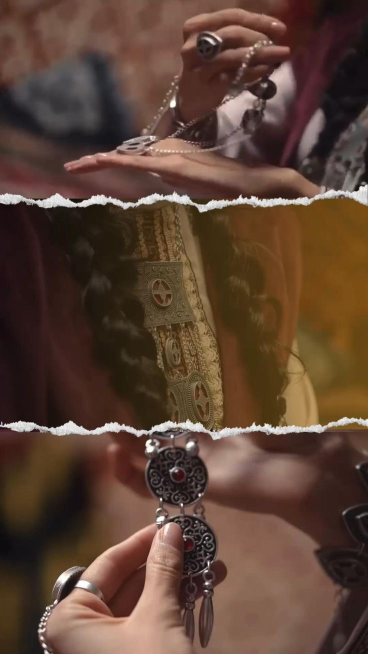
#> input picture photo1.jpg, 736 x 1308 px, found by its file name (shown at 1/2 size)
$ python make_video.py
#> lines starting #> are read from the running program, lines starting #| are printed output that depends on the picture
from PIL import Image, ImageDraw, ImageFont, ImageFilter, ImageEnhance
import numpy as np
import os, math, textwrap

BASE = "/home/user/shaqyru"
OUT  = "/home/user/shaqyru/video_invite.mp4"
W, H  = 1080, 1920
FPS   = 25

# ── Palette ──
GOLD        = (201, 160, 96)
GOLD_DIM    = (160, 120, 60)
WHITE       = (255, 255, 255)
CREAM       = (247, 240, 228)
DARK        = (28,  8,  16)
WINE        = (110, 28, 48)
WINE_LIGHT  = (160, 60, 80)
TRANSP_DARK = (20, 6, 12, 180)

# ── Fonts ──
F1 = f"{BASE}/font1.ttf"   # Ceremonious One  – roman serif
F2 = f"{BASE}/font2.ttf"   # PF Champion Script Pro – script

def font(path, size): return ImageFont.truetype(path, size)

# ── Helpers ──
def load_photo(name):
#> called with name = 'photo1.jpg'
    img = Image.open(f"{BASE}/{name}").convert("RGB")
#> img is the input picture: PIL image 736x1308 RGB; mean R, G, B 92.8, 67.3, 53
    r = img.width / img.height
#> r = 0.563
    t = W / H
    if r > t:
        nw = int(img.height * t); x = (img.width - nw)//2
#> after `nw = int(img.height * t)`: nw = 735
#> after `x = (img.width - nw) // 2`: x = 0
        img = img.crop((x, 0, x+nw, img.height))
#> img: PIL image 735x1308 RGB
    else:
        nh = int(img.width / t); y = (img.height - nh)//2
        img = img.crop((0, y, img.width, y+nh))
    return img.resize((W, H), Image.LANCZOS)

def darken(img, a=0.50):
#> called with a = 0.38
    ov = Image.new("RGB", img.size, DARK)
    return Image.blend(img, ov, a)
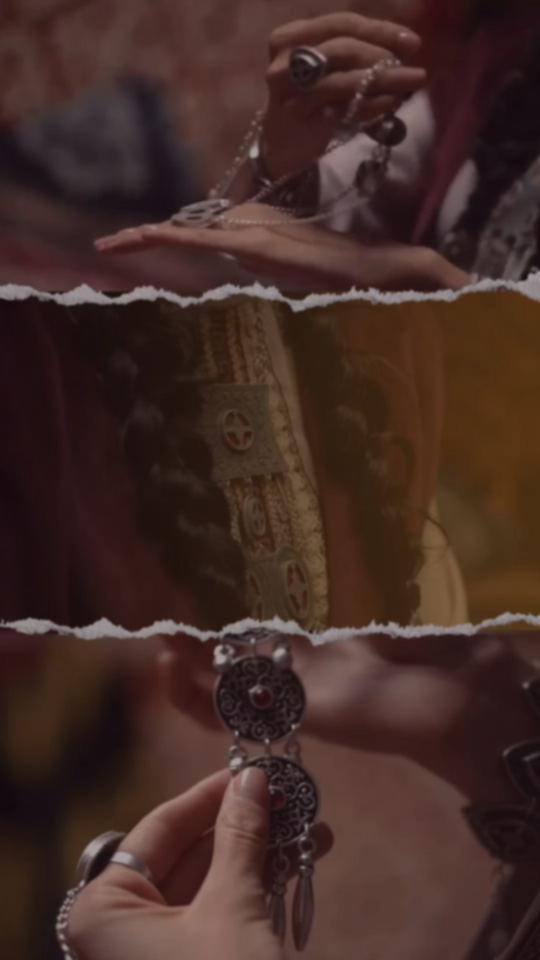
#> returned value: PIL image 1080x1920 RGB (shown at 1/2 size); mean R, G, B 67.7, 44.3, 38.5

def blur_bg(img, r=3):
    return img.filter(ImageFilter.GaussianBlur(r))

def cx(draw, text, fnt, y, color, stroke=None, sw=0):
    bb = draw.textbbox((0,0), text, font=fnt)
    tw = bb[2]-bb[0]
    x  = (W - tw)//2
    if stroke:
        draw.text((x,y), text, font=fnt, fill=stroke,
                  stroke_width=sw, stroke_fill=stroke)
    draw.text((x,y), text, font=fnt, fill=color)
    return bb[3]-bb[1]          # returns text height

def gold_line(draw, y, width=320, alpha_ends=True):
    x0 = (W - width)//2; x1 = x0 + width
    for i in range(width):
        t = i/width
        a = math.sin(t*math.pi) if alpha_ends else 1.0
        r,g,b = GOLD
        draw.point((x0+i, y), fill=(r,g,b,int(a*220)))

def ornament_line(img, y, width=320):
    draw = ImageDraw.Draw(img, "RGBA")
    gold_line(draw, y, width)
    # gem in center
    fgem = font(F1, 32)
    bb = draw.textbbox((0,0), "❖", font=fgem)
    gx = (W - (bb[2]-bb[0]))//2
    draw.text((gx, y-16), "❖", font=fgem, fill=GOLD)

def wrap_text(draw, text, fnt, max_w):
    words = text.split()
    lines, line = [], ""
    for w in words:
        test = (line+" "+w).strip()
        bb = draw.textbbox((0,0), test, font=fnt)
        if bb[2]-bb[0] <= max_w:
            line = test
        else:
            if line: lines.append(line)
            line = w
    if line: lines.append(line)
    return lines

def draw_lines(draw, lines, fnt, start_y, color, gap=12):
    y = start_y
    for l in lines:
        bb = draw.textbbox((0,0), l, font=fnt)
        x  = (W - (bb[2]-bb[0]))//2
        draw.text((x, y), l, font=fnt, fill=color)
        y += (bb[3]-bb[1]) + gap
    return y

# ── Fade helpers ──
def fade(frames_a, frames_b, n_frames=18):
    out = []
    a = np.array(frames_a[-1], dtype=np.float32)
    b = np.array(frames_b[0],  dtype=np.float32)
    for i in range(n_frames):
        t = i/(n_frames-1)
        # smoothstep
        t = t*t*(3-2*t)
        blended = ((1-t)*a + t*b).astype(np.uint8)
        out.append(Image.fromarray(blended))
    return out

def hold(frame_img, seconds):
    n = int(seconds * FPS)
    return [frame_img]*n

# ══════════════════════════════════════════
#  SCENE BUILDERS
# ══════════════════════════════════════════

def scene_hero():
    bg  = darken(blur_bg(load_photo("photo1.jpg"), 2), 0.38)
    img = bg.copy().convert("RGBA")
#> img: PIL image 1080x1920 RGBA
    draw= ImageDraw.Draw(img, "RGBA")

    f_kyz   = font(F1, 34)
    f_name  = font(F2, 220)
    f_sub   = font(F1, 52)
    f_date  = font(F1, 56)
    f_rule  = font(F1, 28)

    # top label
    cx(draw, "Қ Ы З   Ұ З А Т У   ·   2 0 2 6", f_kyz, 210,
       (255,220,200,220))

    # divider line
    gold_line(draw, 290, 280)

    # Name
    bb = draw.textbbox((0,0), "Алина", font=f_name)
#> bb = (0, 45, 713, 208)
    nx = (W-(bb[2]-bb[0]))//2
#> nx = 183
    draw.text((nx+4, 314), "Алина", font=f_name,
              fill=(0,0,0,60))                         # shadow
    draw.text((nx,   310), "Алина", font=f_name,
              fill=(255,255,255,250))

    # subtitle
    cx(draw, "Ұ з а т у   т о й ы", f_sub, 560,
       (255,255,255,210))

    # vertical gold line
    draw.rectangle([(W//2-1, 640), (W//2+1, 710)],
                   fill=(201,160,96,180))

    # date
    cx(draw, "0 1   ·   0 8   ·   2 0 2 6", f_date, 730,
       (255,255,255,240))

    return img.convert("RGB")


def scene_invite():
    bg   = darken(blur_bg(load_photo("photo2.jpg"), 4), 0.42)
#> call 2 of load_photo, with name = 'photo2.jpg'
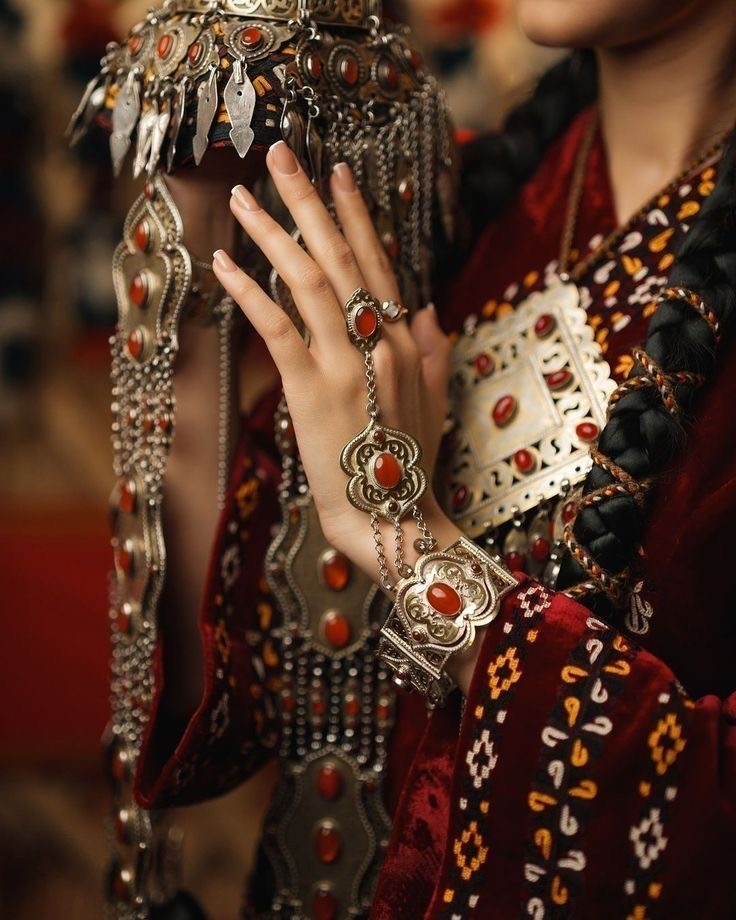
#> input picture photo2.jpg, 736 x 920 px, found by its file name
#> in load_photo, img is the input picture: PIL image 736x920 RGB; mean R, G, B 82.2, 53.1, 38.4
    img  = bg.copy().convert("RGBA")
#> img: PIL image 1080x1920 RGBA
    draw = ImageDraw.Draw(img, "RGBA")

    # card
    cx0, cy0, cx1, cy1 = 60, 260, W-60, H-260
    card = Image.new("RGBA", (cx1-cx0, cy1-cy0), (247,240,228,235))
    img.paste(card, (cx0,cy0), card)

    draw = ImageDraw.Draw(img, "RGBA")
    f_body  = font(F1, 46)
    f_eyeb  = font(F1, 30)
    f_hosts = font(F2, 80)
    f_orn   = font(F1, 36)

    y = cy0 + 60

    # ornament
    gold_line(draw, y+16, 260)
    cx(draw, "❀", f_orn, y-4, GOLD)
    y += 70

    # invite text (wrapped)
    lines1 = wrap_text(draw,
        "Құрметті қонақтар! Сіздерді аяулы",
        f_body, cx1-cx0-120)
#> lines1 = ['Құрметті қонақтар! Сіздерді', 'аяулы']
    lines2 = wrap_text(draw,
        "қызымыз Алинаның ұзатылу тойына",
        f_body, cx1-cx0-120)
#> lines2 = ['қызымыз Алинаның ұзатылу', 'тойына']
    lines3 = wrap_text(draw,
        "арналған салтанатты ақ дастарханымыздың",
        f_body, cx1-cx0-120)
#> lines3 = ['арналған салтанатты ақ', 'дастарханымыздың']
    lines4 = wrap_text(draw,
        "қадірлі қонағы болуға шақырамыз!",
        f_body, cx1-cx0-120)
#> lines4 = ['қадірлі қонағы болуға', 'шақырамыз!']
    all_lines = lines1+lines2+lines3+lines4
#> all_lines = ['Құрметті қонақтар! Сіздерді', 'аяулы', 'қызымыз Алинаның ұзатылу', 'тойына', 'арналған салтанатты ақ', 'дастарханымыздың', 'қадірлі қонағы болуға', 'шақырамыз!']

    y = draw_lines(draw, all_lines, f_body, y, (*WINE,240), gap=18)
#> the loop in draw_lines, `for l in lines:` made 8 passes
#> (l, bb, x, y) on passes 1 to 8: ('Құрметті қонақтар! Сіздерді', (0, 8, 696, 53), 192, 453), ('аяулы', (0, 17, 149, 53), 465, 507), ('қызымыз Алинаның ұзатылу', (0, 9, 695, 53), 192, 569), ('тойына', (0, 7, 179, 43), 450, 623), ('арналған салтанатты ақ', (0, 17, 602, 53), 239, 677), ('дастарханымыздың', (0, 17, 486, 53), 297, 731), ('қадірлі қонағы болуға', (0, 7, 547, 53), 266, 795), ('шақырамыз!', (0, 9, 306, 53), 387, 857)
#> after the loop in draw_lines, `for l in lines:`: y = 857
#> y = 857
    y += 40
#> y = 897

    # gold hr
    draw.rectangle([(W//2-140,y),(W//2+140,y+1)], fill=(*GOLD,200))
    y += 40
#> y = 937

    # hosts
    cx(draw, "Той иелері", f_eyeb, y, (*GOLD_DIM,220))
    y += 44
#> y = 981
    cx(draw, "Маржан · Гульнара · Алихан", f_hosts, y, (*WINE,240))

    return img.convert("RGB")


def scene_date():
    bg   = darken(blur_bg(load_photo("photo4.jpg"), 3), 0.40)
#> call 3 of load_photo, with name = 'photo4.jpg'
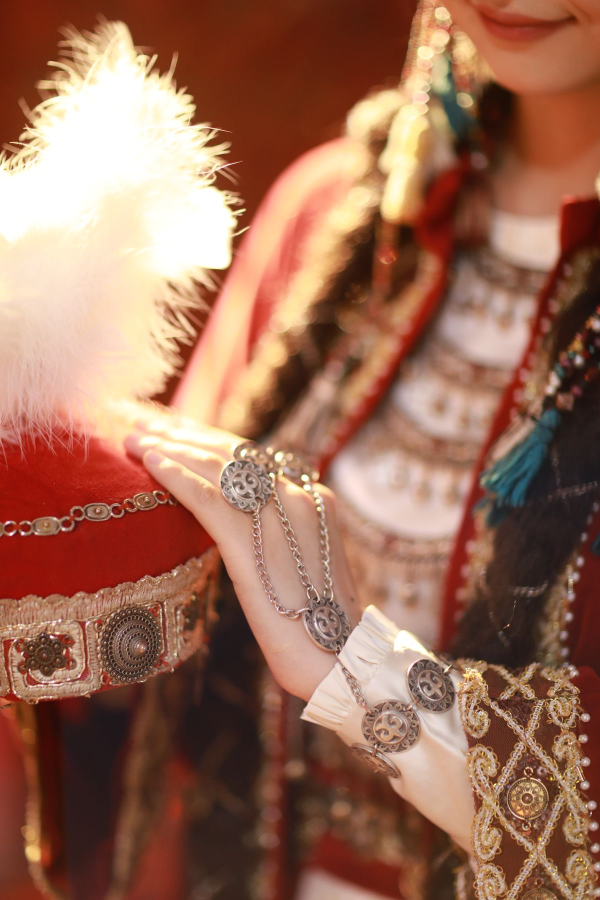
#> input picture photo4.jpg, 1200 x 1800 px, found by its file name (shown at 1/2 size)
#> in load_photo, img is the input picture: PIL image 1200x1800 RGB; mean R, G, B 155.5, 108.1, 87.2
    img  = bg.copy().convert("RGBA")
#> img: PIL image 1080x1920 RGBA
    draw = ImageDraw.Draw(img, "RGBA")

    card = Image.new("RGBA", (W-120, 580), (247,240,228,238))
#> card: PIL image 960x580 RGBA
    img.paste(card, (60, (H-580)//2), card)
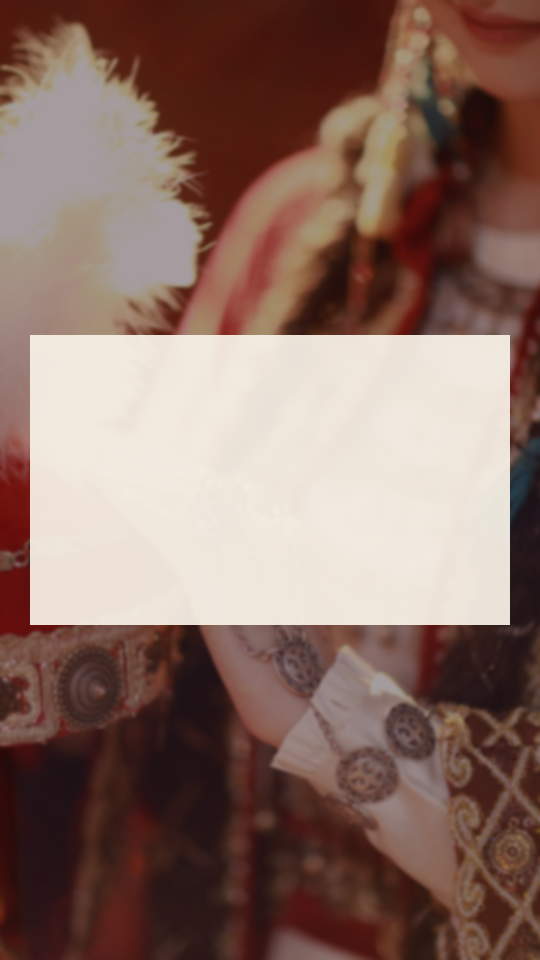
#> img: PIL image 1080x1920 RGBA (shown at 1/2 size); mean R, G, B, A 137.4, 110, 100, 250.7; transparent parts drawn white

    draw = ImageDraw.Draw(img, "RGBA")
    f_num  = font(F2, 130)
    f_lbl  = font(F1, 32)
    f_orn  = font(F1, 34)

    cy = (H-580)//2
    y  = cy + 50
    gold_line(draw, y+14, 240)
    cx(draw, "✦", f_orn, y, GOLD)
    y += 80

    cells = [("01","Күні"),("08","Тамыз"),("2026","Жыл"),("19:00","Уақыт")]
    cell_w = (W-120)//4
    for i,(num,lbl) in enumerate(cells):
        bx = 60 + i*cell_w + cell_w//2
        # number
        bb = draw.textbbox((0,0), num, font=f_num)
        nx = bx - (bb[2]-bb[0])//2
        draw.text((nx, y), num, font=f_num, fill=(*WINE,240))
        # label
        bb2= draw.textbbox((0,0), lbl, font=f_lbl)
        lx = bx - (bb2[2]-bb2[0])//2
        draw.text((lx, y+(bb[3]-bb[1])+8), lbl, font=f_lbl,
                  fill=(*GOLD_DIM,220))
        # vertical separator
        if i < 3:
            sep_x = 60+(i+1)*cell_w
            draw.rectangle([(sep_x-1,y+10),(sep_x+1,y+170)],
                           fill=(*GOLD,120))
#> this loop made 4 passes
#> (bb, nx, bb2, lx) on passes 1 to 4: ((0, 24, 165, 123), 98, (0, 6, 71, 37), 145), ((0, 24, 165, 123), 338, (-1, 7, 106, 30), 367), ((0, 24, 331, 123), 495, (0, 7, 80, 30), 620), ((0, 24, 375, 123), 713, (0, 7, 102, 35), 849)
    return img.convert("RGB")


def scene_venue():
    bg   = darken(blur_bg(load_photo("photo5.jpg"), 3), 0.42)
#> call 4 of load_photo, with name = 'photo5.jpg'
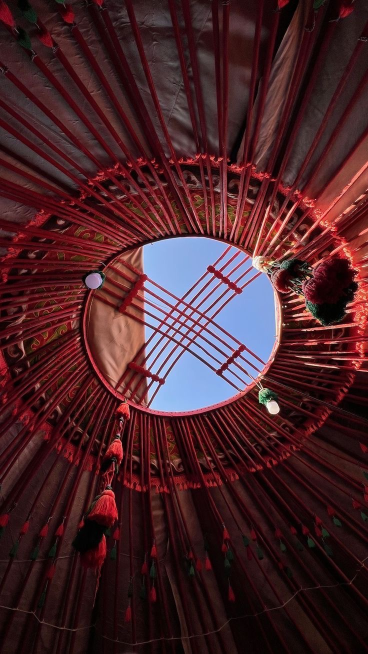
#> input picture photo5.jpg, 736 x 1308 px, found by its file name (shown at 1/2 size)
#> in load_photo, img is the input picture: PIL image 736x1308 RGB; mean R, G, B 72.1, 36, 41.1
    img  = bg.copy().convert("RGBA")
#> img: PIL image 1080x1920 RGBA
    draw = ImageDraw.Draw(img, "RGBA")

    card = Image.new("RGBA", (W-120, 620), (247,240,228,238))
#> card: PIL image 960x620 RGBA
    img.paste(card, (60, (H-620)//2), card)

    draw = ImageDraw.Draw(img, "RGBA")
    f_city  = font(F1, 36)
    f_name  = font(F2, 140)
    f_addr  = font(F1, 38)
    f_orn   = font(F1, 34)

    cy = (H-620)//2
    y  = cy + 55
    gold_line(draw, y+14, 240)
    cx(draw, "✦", f_orn, y, GOLD)
    y += 80

    cx(draw, "Орал қаласы", f_city, y, (*GOLD_DIM,220))
    y += 56
    cx(draw, "Амалия", f_name, y, (*WINE,245))
    y += 148
    cx(draw, "Базарбай Жуманиязов к-сі, 5/1", f_addr, y, (*DARK,210))

    return img.convert("RGB")


def scene_calendar():
    bg   = darken(blur_bg(load_photo("photo1.jpg"), 4), 0.45)
    img  = bg.copy().convert("RGBA")
    draw = ImageDraw.Draw(img, "RGBA")

    card = Image.new("RGBA", (W-100, 800), (247,240,228,238))
#> card: PIL image 980x800 RGBA
    img.paste(card, (50, (H-800)//2), card)
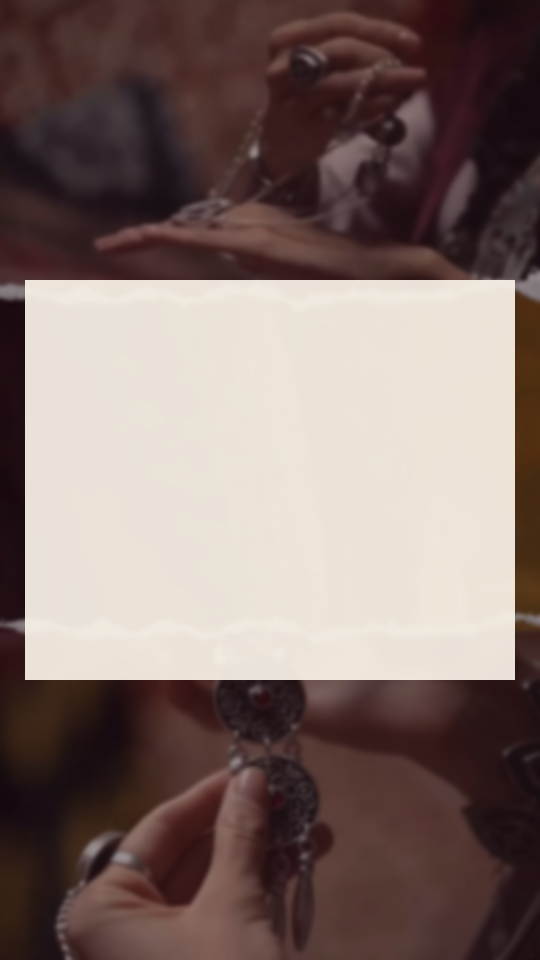
#> img: PIL image 1080x1920 RGBA (shown at 1/2 size); mean R, G, B, A 128.9, 111.3, 105.9, 249; transparent parts drawn white

    draw = ImageDraw.Draw(img, "RGBA")
    f_month = font(F1, 50)
    f_day   = font(F1, 44)
    f_hdr   = font(F1, 34)
    f_orn   = font(F1, 34)

    cy = (H-800)//2
    y  = cy + 50
    gold_line(draw, y+14, 240)
    cx(draw, "❀", f_orn, y, GOLD)
    y += 75
    cx(draw, "Тамыз 2026", f_month, y, (*WINE,240))
    y += 72

    # calendar grid
    days_hdr = ["Дс","Сс","Ср","Бс","Жм","Сб","Жс"]
    grid = [
        [0,0,0,0,0,1,2],
        [3,4,5,6,7,8,9],
        [10,11,12,13,14,15,16],
        [17,18,19,20,21,22,23],
        [24,25,26,27,28,29,30],
        [31,0,0,0,0,0,0],
    ]
    cell_w = (W-100)//7
    # headers
    for i,d in enumerate(days_hdr):
        bb = draw.textbbox((0,0), d, font=f_hdr)
        x  = 50 + i*cell_w + (cell_w-(bb[2]-bb[0]))//2
        draw.text((x, y), d, font=f_hdr, fill=(*GOLD_DIM,220))
#> this loop made 7 passes
#> (bb, x) on passes 1 to 7: ((0, 7, 45, 37), 97), ((0, 7, 42, 32), 239), ((0, 7, 45, 39), 377), ((0, 7, 42, 32), 519), ((0, 7, 62, 32), 649), ((0, 5, 45, 32), 797), ((0, 7, 55, 32), 932)
    y += 52

    for row in grid:
        for i,d in enumerate(row):
            if d == 0: continue
            bb  = draw.textbbox((0,0), str(d), font=f_day)
            dw  = bb[2]-bb[0]
            dh  = bb[3]-bb[1]
            dx  = 50 + i*cell_w + (cell_w-dw)//2
            if d == 1:
                # highlight circle
                r = 30
                draw.ellipse([(dx-r+dw//2-6, y-8),
                               (dx+r+dw//2-6, y+dh+8)],
                              fill=(*WINE,230))
                draw.text((dx, y), str(d), font=f_day, fill=WHITE)
            else:
                draw.text((dx, y), str(d), font=f_day,
                          fill=(*DARK,210))
        y += 58
#> after the loop, y = 1157

    return img.convert("RGB")


def scene_outro():
    bg   = darken(blur_bg(load_photo("photo2.jpg"), 2), 0.35)
    img  = bg.copy().convert("RGBA")
    draw = ImageDraw.Draw(img, "RGBA")

    f_name  = font(F2, 180)
    f_sub   = font(F1, 50)
    f_date  = font(F1, 52)
    f_small = font(F1, 30)

    cx(draw, "Қ Ы З   Ұ З А Т У", f_small, 340, (255,220,200,200))
    gold_line(draw, 400, 260)

    bb = draw.textbbox((0,0), "Алина", font=f_name)
#> bb = (0, 37, 583, 171)
    nx = (W-(bb[2]-bb[0]))//2
#> nx = 248
    draw.text((nx+4,424), "Алина", font=f_name, fill=(0,0,0,55))
    draw.text((nx,  420), "Алина", font=f_name, fill=(255,255,255,250))

    gold_line(draw, 640, 260)
    cx(draw, "0 1   ·   0 8   ·   2 0 2 6", f_date, 670,
       (255,255,255,240))
    cx(draw, "Сағат 19:00  ·  Амалия", f_sub, 756,
       (255,220,180,210))

    return img.convert("RGB")
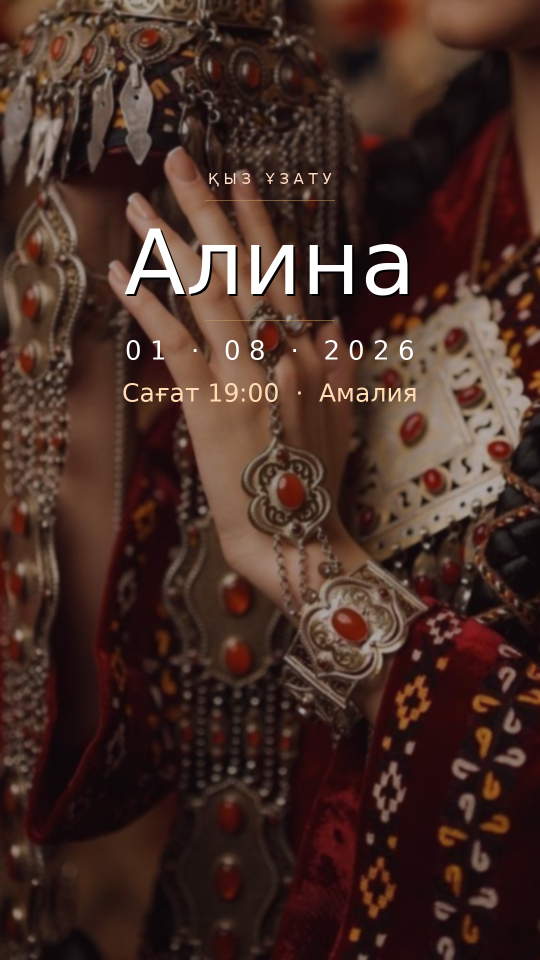
#> returned value: PIL image 1080x1920 RGB (shown at 1/2 size); mean R, G, B 70.7, 45.4, 37.8


# ══════════════════════════════════════════
#  ASSEMBLE
# ══════════════════════════════════════════
print("Rendering scenes...")
s = [
    scene_hero(),
    scene_invite(),
    scene_date(),
    scene_venue(),
    scene_calendar(),
    scene_outro(),
]
durations = [10, 13, 8, 8, 8, 9]   # seconds each scene is held
fade_frames = 20                    # ~0.8s fade between scenes

all_frames = []
for i, (scene, dur) in enumerate(zip(s, durations)):
    held = hold(scene, dur)
    if i == 0:
        # fade in from black
        black = Image.new("RGB", (W,H), DARK)
        fi = fade([black], held, fade_frames)
        all_frames.extend(fi)
        all_frames.extend(held)
    elif i == len(s)-1:
        # fade in then fade out to black
        prev_last = all_frames[-1]
        all_frames.extend(fade([prev_last], held, fade_frames))
        all_frames.extend(held)
        black = Image.new("RGB", (W,H), DARK)
        all_frames.extend(fade(held, [black], fade_frames))
    else:
        prev_last = all_frames[-1]
        all_frames.extend(fade([prev_last], held, fade_frames))
        all_frames.extend(held)
#> this loop made 6 passes
#> (dur, n in hold) on passes 1 to 6: (10, 250), (13, 325), (8, 200), (8, 200), (8, 200), (9, 225)
#> after the loop, all_frames = 1540 items

print(f"Total frames: {len(all_frames)}  (~{len(all_frames)/FPS:.1f}s)")
#| Total frames: 1540  (~61.6s)

# ── Export via moviepy ──
print("Encoding video...")
import numpy as np
#> (the run stopped early here; a loop or call above may not have finished)
